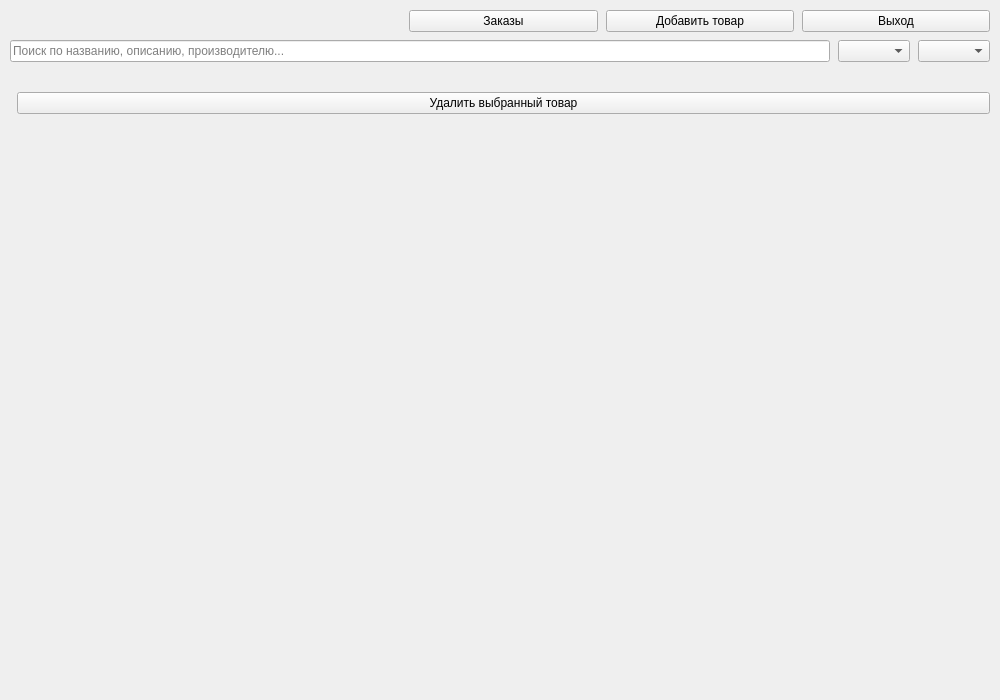
<?xml version="1.0" encoding="UTF-8"?>
<ui version="4.0">
 <class>MainForm</class>
 <widget class="QWidget" name="MainForm">
  <property name="geometry">
   <rect><x>0</x><y>0</y><width>1000</width><height>700</height></rect>
  </property>
  <property name="windowTitle">
   <string>Каталог товаров</string>
  </property>
  <layout class="QVBoxLayout" name="main_layout">
   <property name="spacing"><number>8</number></property>
   <property name="margin"><number>10</number></property>
   <item>
    <layout class="QHBoxLayout" name="top_panel">
     <item>
      <widget class="QLabel" name="logo_label"/>
     </item>
     <item>
      <spacer name="top_spacer">
       <property name="orientation"><enum>Qt::Horizontal</enum></property>
      </spacer>
     </item>
     <item>
      <widget class="QLabel" name="fio_label">
       <property name="styleSheet">
        <string>font-weight: bold; font-size: 13px; color: #2C3E50;</string>
       </property>
      </widget>
     </item>
     <item>
      <widget class="QPushButton" name="orders_btn">
       <property name="text"><string>Заказы</string></property>
      </widget>
     </item>
     <item>
      <widget class="QPushButton" name="add_product_btn">
       <property name="text"><string>Добавить товар</string></property>
      </widget>
     </item>
     <item>
      <widget class="QPushButton" name="logout_btn">
       <property name="text"><string>Выход</string></property>
      </widget>
     </item>
    </layout>
   </item>
   <item>
    <layout class="QHBoxLayout" name="filter_panel">
     <item>
      <widget class="QLineEdit" name="search_edit">
       <property name="placeholderText">
        <string>Поиск по названию, описанию, производителю...</string>
       </property>
      </widget>
     </item>
     <item>
      <widget class="QComboBox" name="supplier_combo"/>
     </item>
     <item>
      <widget class="QComboBox" name="sort_combo"/>
     </item>
    </layout>
   </item>
   <item>
    <widget class="QLabel" name="count_label">
     <property name="styleSheet">
      <string>color: #7F8C8D; font-size: 12px;</string>
     </property>
    </widget>
   </item>
   <item>
    <layout class="QHBoxLayout" name="action_panel">
     <item>
      <spacer name="action_spacer">
       <property name="orientation"><enum>Qt::Horizontal</enum></property>
      </spacer>
     </item>
     <item>
      <widget class="QPushButton" name="delete_btn">
       <property name="text"><string>Удалить выбранный товар</string></property>
      </widget>
     </item>
    </layout>
   </item>
   <item>
    <widget class="QScrollArea" name="scroll_area">
     <property name="widgetResizable"><bool>true</bool></property>
     <property name="styleSheet">
      <string>QScrollArea { border: none; }</string>
     </property>
     <widget class="QWidget" name="scroll_widget">
      <layout class="QVBoxLayout" name="cards_layout">
       <property name="spacing"><number>8</number></property>
       <property name="margin"><number>4</number></property>
      </layout>
     </widget>
    </widget>
   </item>
  </layout>
 </widget>
 <resources/>
 <connections/>
</ui>
